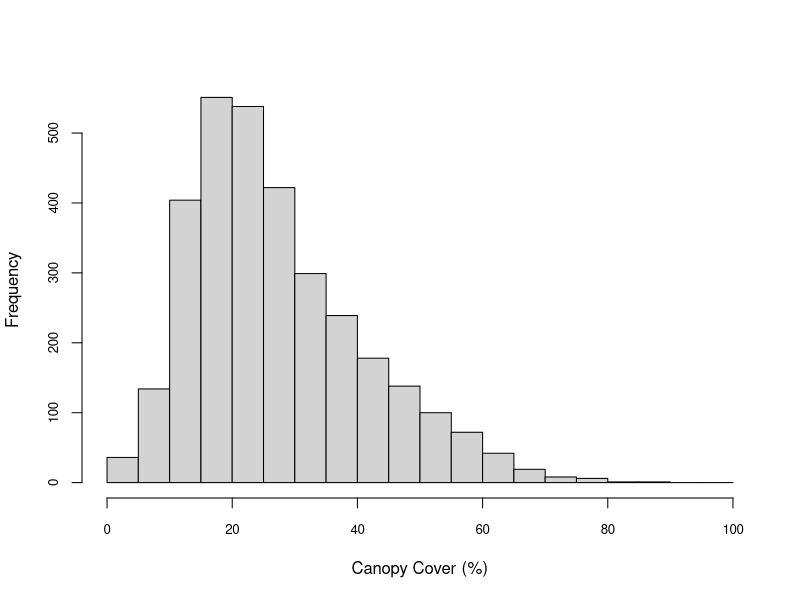
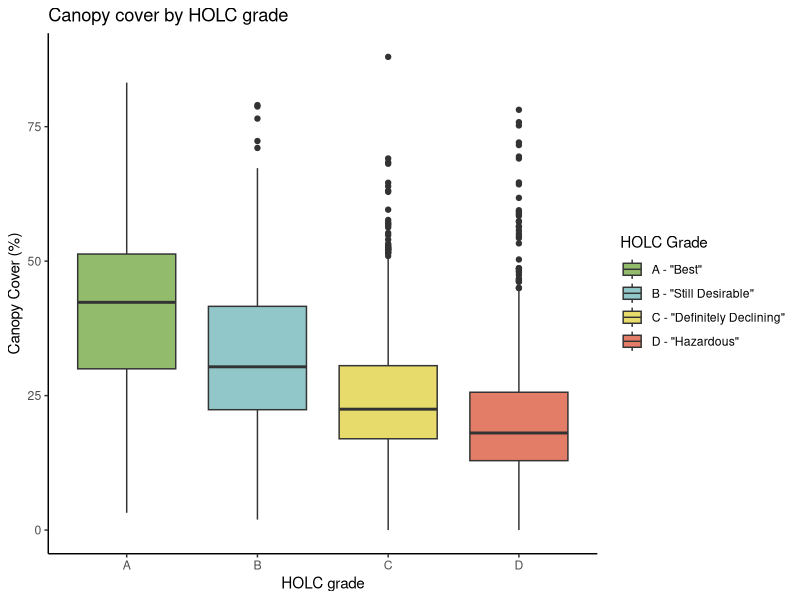
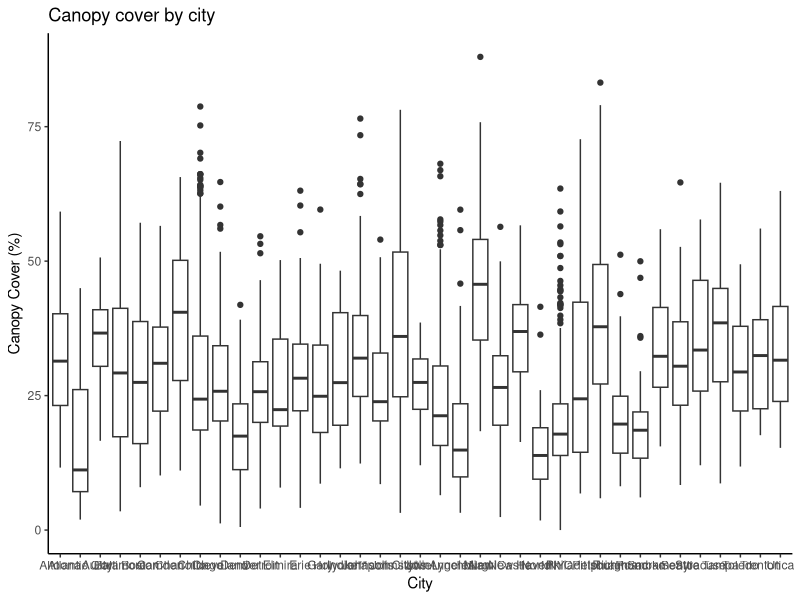
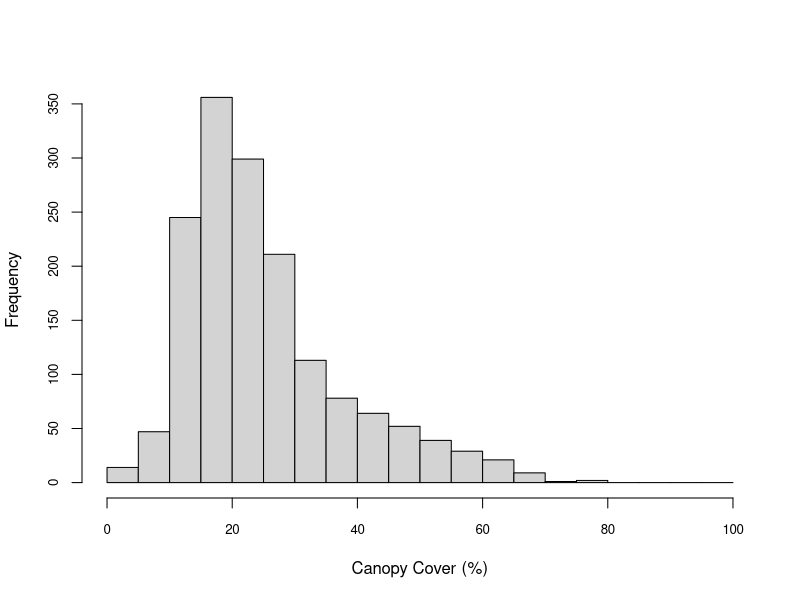
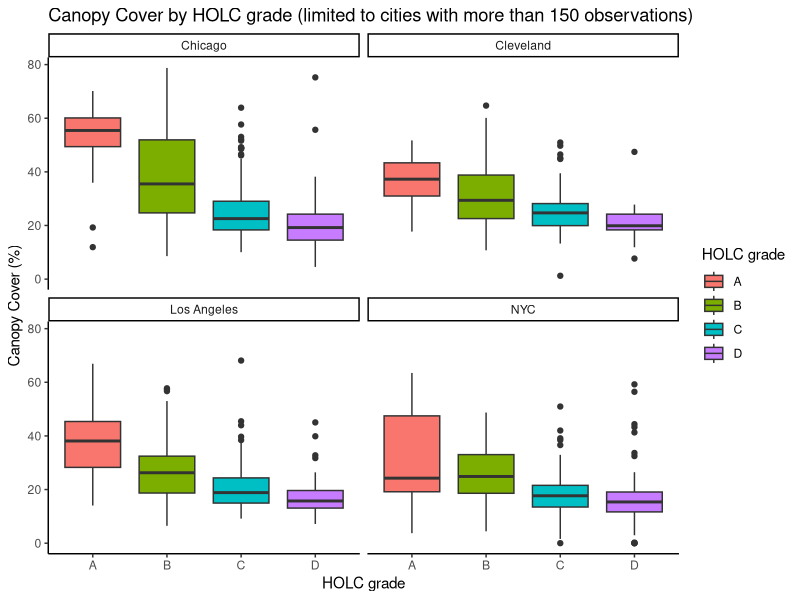
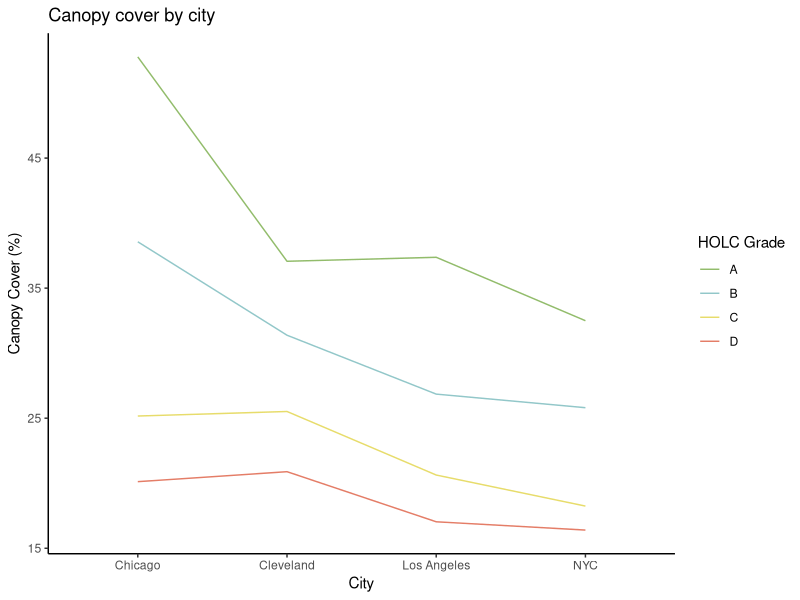

The R source for these figures, in order:
## ---- chunk 1
canopy <- read.csv(file = "main_analysis_table_x-site_redlining_canopy.csv")
head(canopy)
## ---- chunk 2
table(canopy$city,canopy$holc_grade)
xtabs(~city+holc_grade, data=canopy) # another option
## ---- chunk 3
nyc <- c("Bronx", "Brooklyn", "Manhattan", "Queens", "Staten Island")
bos <- c("Boston", "Cambridge", "Chelsea")
canopy$city <- ifelse(canopy$city %in% nyc, "NYC",
ifelse(canopy$city %in% bos, "Boston", canopy$city))
remove(nyc, bos)
## ---- chunk 4
library(ggplot2)
## set colors for plotting
holc_col <- c('#92BC6B', '#92C7C9', '#E7DC6B', '#E47D67')
holc_lab <- c('A - "Best"',
'B - "Still Desirable"',
'C - "Definitely Declining"',
'D - "Hazardous"')

#Histogram
hist(canopy$Can_P, breaks=seq(0,100,5), cex.axis=0.8,
xlab="Canopy Cover (%)", main="")

#Boxplots
ggplot(canopy, aes(x = holc_grade, y = Can_P, fill = holc_grade)) +
geom_boxplot() +
scale_fill_manual('HOLC Grade', values = holc_col, labels = holc_lab) +
labs(title = "Canopy cover by HOLC grade",
y = "Canopy Cover (%)", x = "HOLC grade") +
theme_classic()

ggplot(canopy, aes(x = city, y = Can_P)) +
geom_boxplot() +
labs(title = "Canopy cover by city",
y = "Canopy Cover (%)", x = "City") +
theme_classic()
## ---- chunk 5
library(tidyverse)
## filter
canopy_s <- canopy %>%
group_by(city) %>%
filter(n() >= 150) %>%
ungroup()
## new table
table(canopy_s$city,canopy_s$holc_grade)
## ---- chunk 6
#Histogram
hist(canopy_s$Can_P, breaks=seq(0,100,5), cex.axis=0.8,
xlab="Canopy Cover (%)", main="")

#Boxplots
ggplot(canopy_s, aes(x = holc_grade, y = Can_P, fill = holc_grade)) +
  geom_boxplot() +
  facet_wrap(~city) +
  ggtitle("Canopy Cover by HOLC grade (limited to cities with more than 150 observations)") +
  theme_classic() + 
  xlab("HOLC grade") + 
  ylab("Canopy Cover (%)") +
  guides(fill=guide_legend(title="HOLC grade"))
## ---- chunk 7
## Mean canopy cover plot
canopy_mean <- canopy_s %>% group_by(city, holc_grade) %>%
summarise(Can_Pm = mean(Can_P))
ggplot(canopy_mean, aes(x = city, y = Can_Pm, group = holc_grade,
color = holc_grade)) +
geom_line() +
scale_color_manual('HOLC Grade', values = holc_col) +
labs(title = "Canopy cover by city",
y = "Canopy Cover (%)", x = "City") +
theme_classic()
